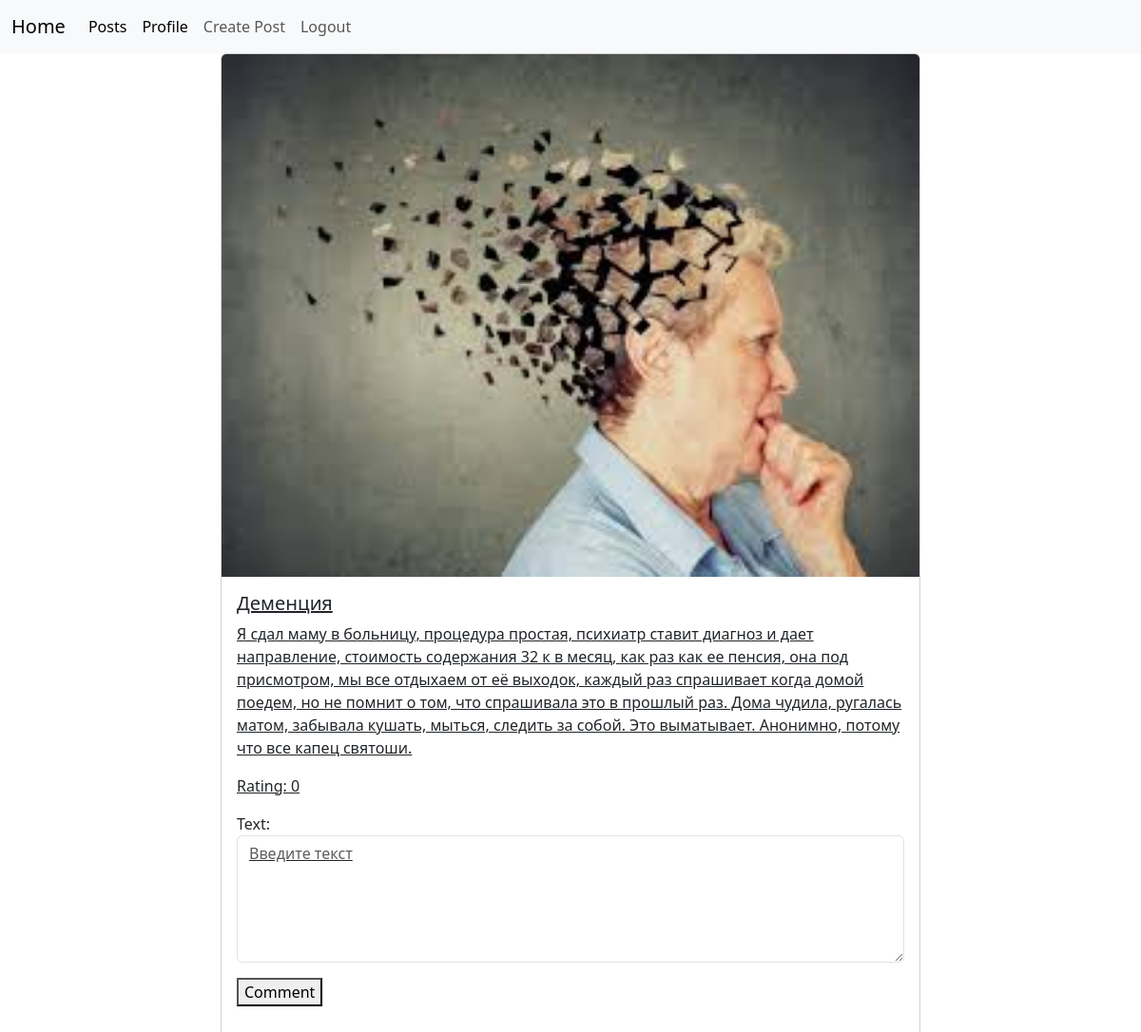
Before: /posts/3/ (signed in) with the older database file.
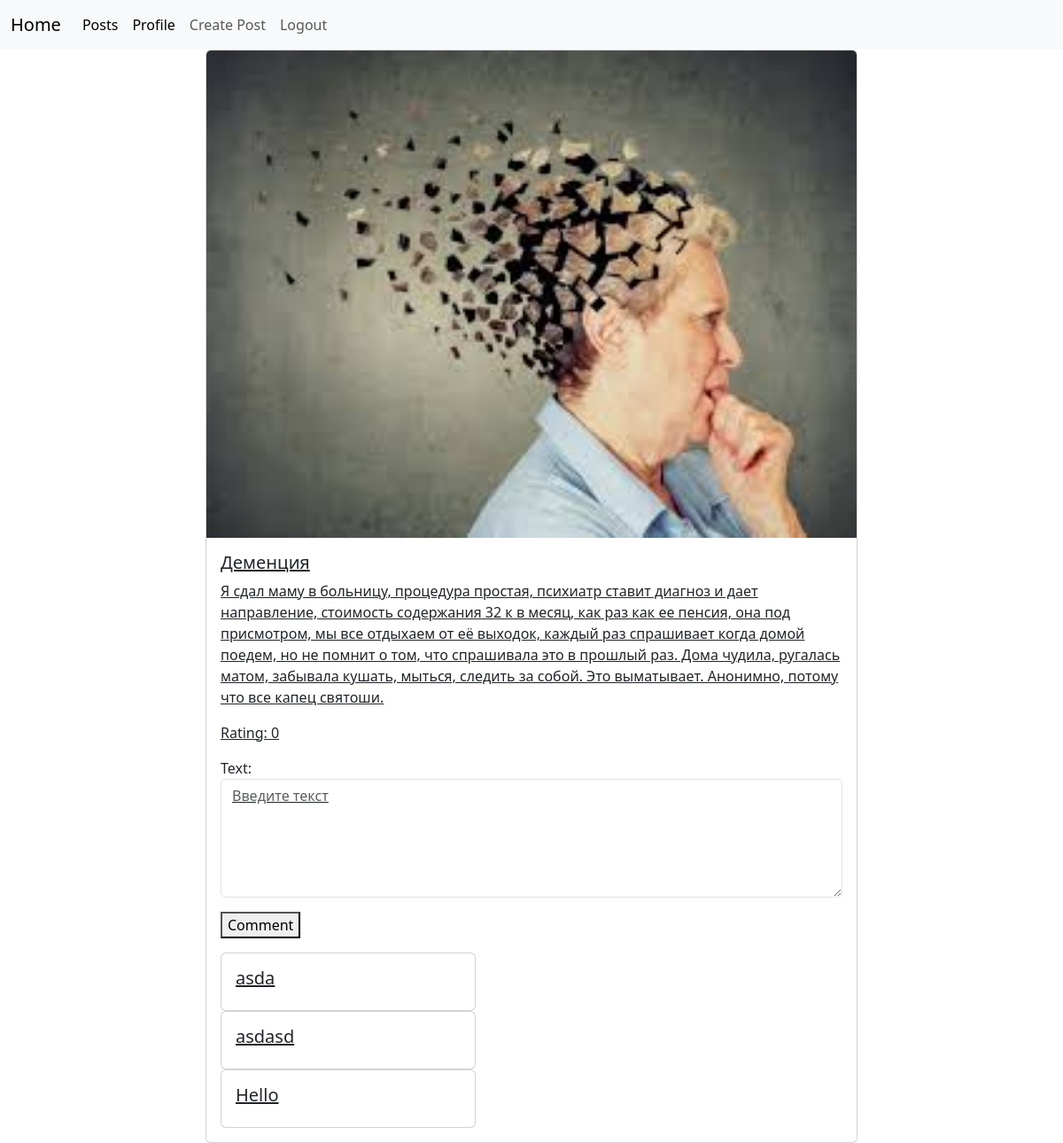
After: the same page with the newer database file.
### posts/models.py (models this page shows, shortened)
class Comment(models.Model):
    text = models.CharField(max_length=256)
    post = models.ForeignKey(Post, on_delete=models.CASCADE, related_name='comments')

### posts/views.py (the view, shortened to what this page needs)
# urls.py: path('posts/<int:post_id>/', post_detail_view),
@login_required(login_url='/login/')
def post_detail_view(request, post_id):
    post = Post.objects.get(id=post_id)
    if request.method == 'GET':
        form = CommentForm()
        comments = post.comments.all()
        return render(request,
                      'posts/post_detail.html',
                      context={'post': post, 'form': form, 'comments': comments},
        )

### posts/forms.py
class CommentForm(forms.Form):
    text = forms.CharField(
        widget=forms.Textarea(
            attrs={
                'placeholder': 'Введите текст',
                'rows': 5,
                'cols': 30,
                'class': 'form-control',
            }
        )
    )

### templates/posts/post_detail.html (shortened to what this page needs)
{% extends 'posts/../base.html' %}
{% load static %}
{% block content %}
<div class="container">
    <div class="row justify-content-center">
        <div class="col-md-8">
            <div class="card" style="width: 100%;">
                {% if post.image %}
                    <img src="{{ post.image.url }}" class="card-img-top" alt="...">
                {% else %}
                    <img src="{% static 'holder.jpg' %}" class="card-img-top" alt="Placeholder">
                {% endif %}
                <a class="card-body">
                    <h5 class="card-title">{{ post.title }}</h5>
                    <p class="card-text">{{ post.content }}</p>
                    <p class="card-text">Rating: {{ post.rate }}</p>
                <form action="/posts/{{post.id }}/" method="post">
                 {{ form.as_p }}
                    <button type="submit">Comment</button>
                 </form>
                    {% for comment in comments %}
                    <div class="card" style="width: 18rem;">
                        <div class="card-body">
                            <h5 class="card-title">{{ comment.text }}</h5>
                        </div>
                    </div>
                {% endfor %}
                </div>
            </div>
        </div>
    </div>
</div>
{% endblock %}

Changed rows visible on the page:
added Comment: text "asda"
added Comment: text "asdasd"
added Comment: text "Hello"
